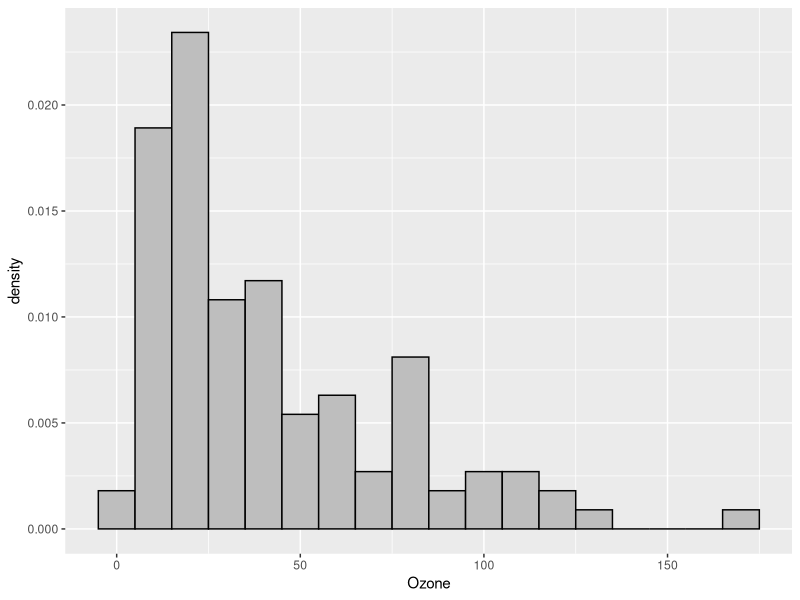
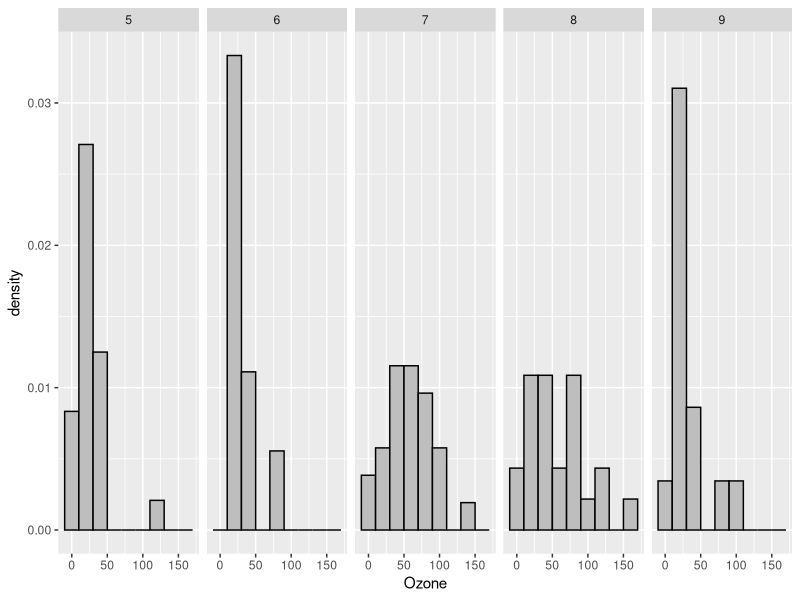
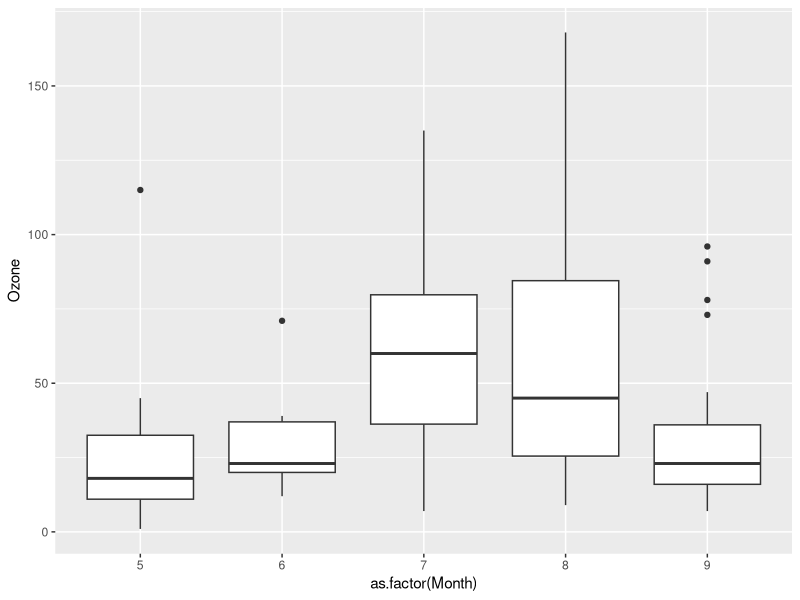
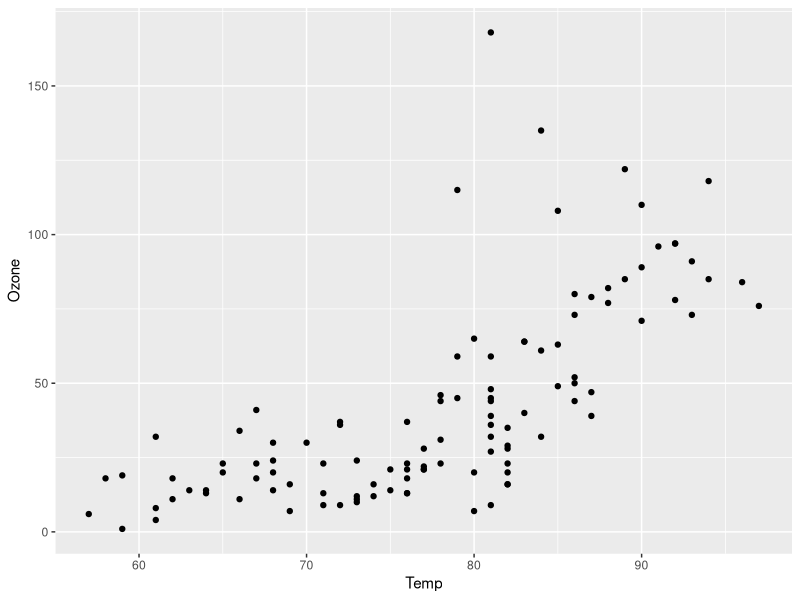
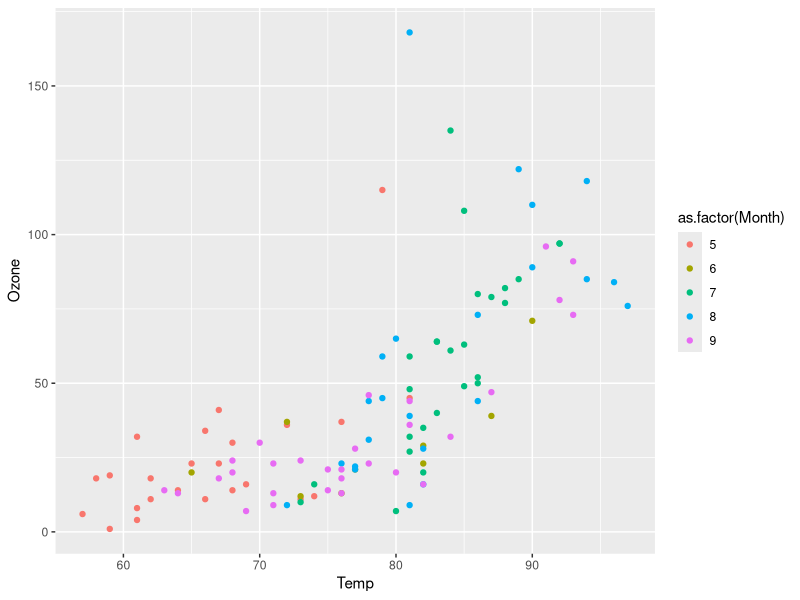
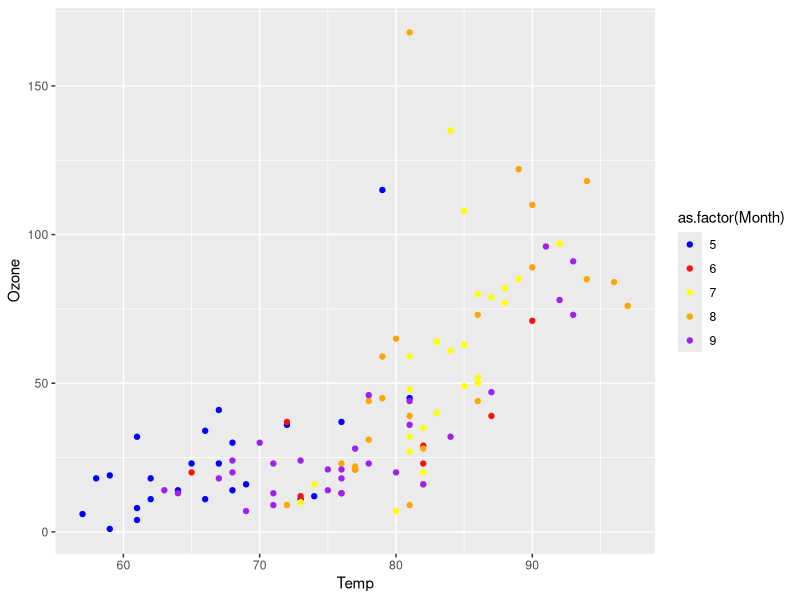
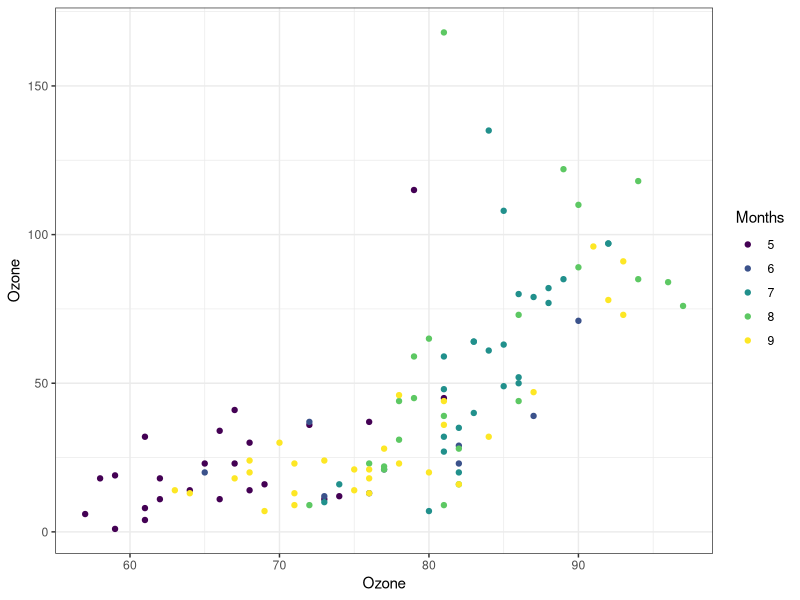
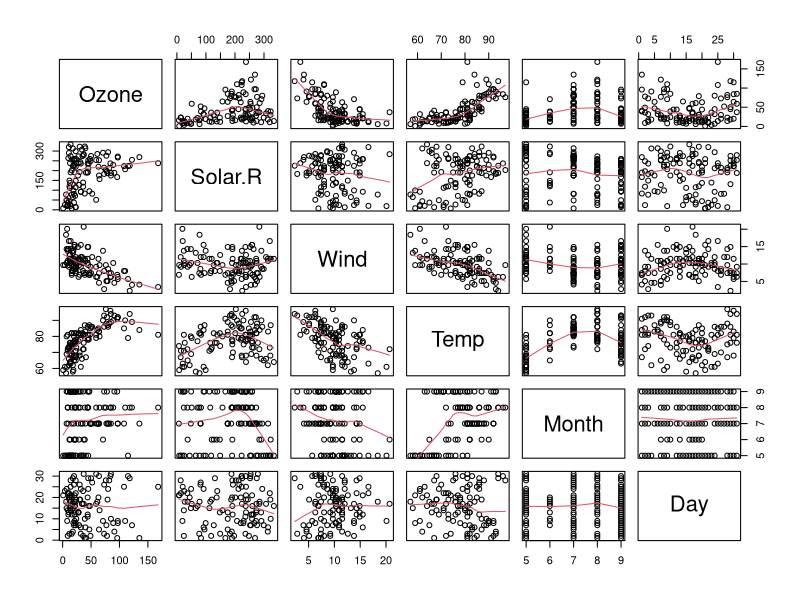

Recreate these plots in R, in order.
#############################################################
# Exercise 2 - Introduction to R 
#############################################################
# Load Libraries
library(datasets)
# Need to install ggplot
library(ggplot2)

# Load data
# the dataset we will use is a a dataset built into R and be called from the datasets package
data(airquality)

#############################################################
# Summarize the dataframe
summary(airquality)

# Check for missing data and address it if necessary
clean_df <- na.omit(airquality)

#############################################################
# Visualize the data 
# Make a histogram of the variable ozone

plot1 <- ggplot(clean_df) +
  geom_histogram(aes(x = Ozone, y = ..density..),
                 binwidth = 10, fill = "grey", color = "black")
plot1
# Try changing the binwidth- what happens?

# Data distribution ozone by subsets month
plot2 <- ggplot(clean_df) +
  geom_histogram(aes(x = Ozone, y = ..density..),
                 binwidth = 20, fill = "grey", color = "black")+
  facet_grid( ~ Month)
plot2

# Boxplot of ozone by month, with whiskers
# Hint: What type of variable is month? Boxplots require 1 cateogrical variables and 
# 1 continuous variable
plot3<-ggplot(clean_df, aes(x=as.factor(Month), y=Ozone))+ 
  geom_boxplot()
plot3

# Scatterplot of ozone as a function of temperature
plot4<-ggplot(clean_df, aes(x=Temp, y=Ozone))+
  geom_point()
plot4

# Now colour the points by month
plot5<-ggplot(clean_df, aes(x=Temp, y=Ozone, color=as.factor(Month)))+
  geom_point()
plot5
# This uses the default R colours

# Extra code for changing the colour palletts
# You can use a colour or a hexcode (e.g.#fc120c )
plot5<-ggplot(clean_df, aes(x=Temp, y=Ozone, color=as.factor(Month)))+
  geom_point()+
  scale_color_manual(values=c("blue","#fc120c","yellow","orange","purple"))
plot5

# or you can use pre-created colour palletts
install.packages("viridis")
library(viridis)

plot6<-ggplot(clean_df, aes(x=Temp, y=Ozone, color=as.factor(Month)))+
  geom_point()+
  scale_color_viridis(discrete=TRUE)+
  theme_bw()+
  xlab("Temperature")+
  xlab("Ozone")+
  labs(colour = "Months") 
plot6

# Matrix of scatterplots of all pairs of variables in air quality dataset
pairs(clean_df, panel = panel.smooth)

# Think of some hyoptheses that that could be tested. We will work on these next week. 